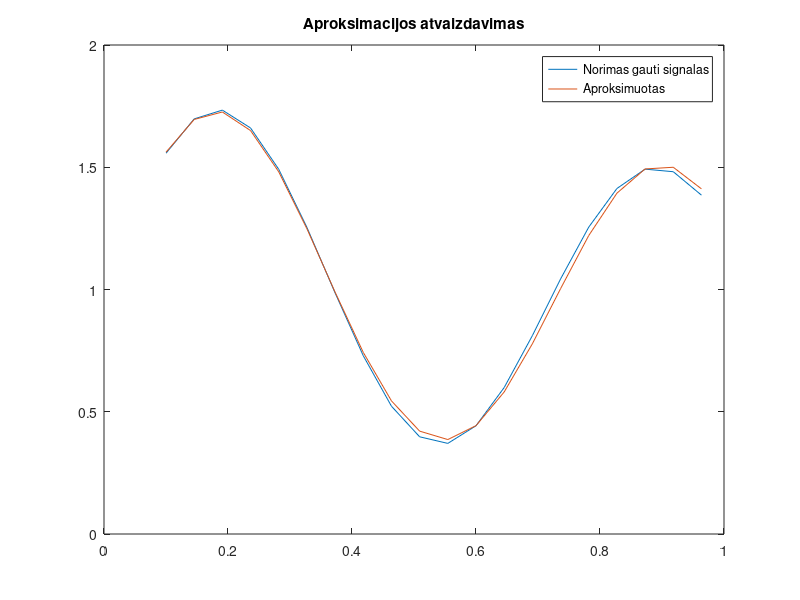

Recreate this plot in MATLAB.
clear all
close all
clc

x=0.1:1/22:1;
y=(1+0.6*sin(2*pi*x/0.7))+(0.3*sin(2*pi*x))/2;
s=length(x);
%mokymų skaičius 
ms = 1000;
c1=0.18;
c2=0.9;

r1=0.2;
r2=0.2;

w0=rand(1);
w1=rand(1);
w2=rand(1);
%mnokymo = zingsnis
lr=0.1;

for k=1:ms
    
    for j=1:s
        
        %spindulio tipo funkcijos 
        f1=exp(-(x(j)-c1)^2/(2*r1^2));
        f2=exp(-(x(j)-c2)^2/(2*r2^2));
        
        d=f1*w1+f2*w2+w0; 
        e=y(j)-d;

        w1=w1+(lr*e*f1);
        w2=w2+(lr*e*f2);
        w0=w0+(lr*e);
    end
end

for j=1:s
    
        f1=exp(-(x(j)-c1)^2/(2*r1^2));
        f2=exp(-(x(j)-c2)^2/(2*r2^2));
        
        d=f1*w1+f2*w2+w0;
        
        yy(j)=d;
end    

plot(x,y,x,yy);
legend('Norimas gauti signalas','Aproksimuotas')
title('Aproksimacijos atvaizdavimas')

